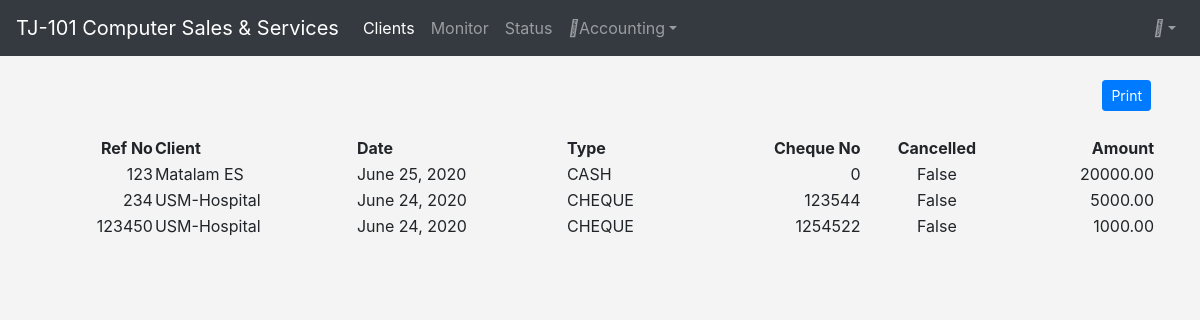
/collection/, run on an earlier commit of the app's database.
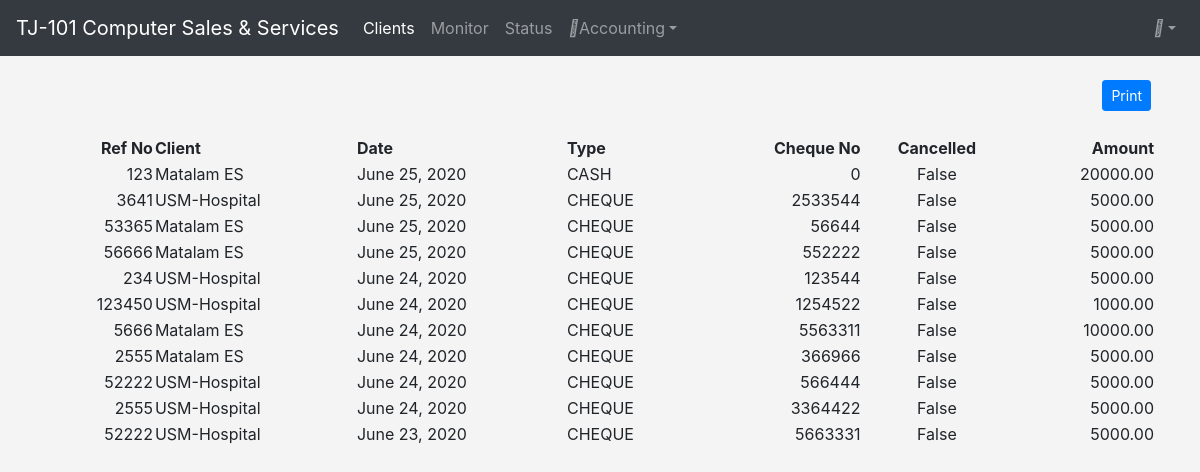
And on a later commit of the database.
### client/models.py (models this page shows, shortened)
class Payment(models.Model):
    CASH = 'CASH'
    CHEQUE = 'CHEQUE'
    OTHERS = 'OTHERS'
    TYPE = (
        (CASH, 'Cash'), (CHEQUE, 'Cheque'), (OTHERS, 'Others'),
    )
    receipt_no = models.IntegerField()
    receipt_date = models.DateField(auto_now=False)
    receipt_date_01 = models.DateField(auto_now_add=True)
    receipt_amount = models.DecimalField(max_digits=15, decimal_places=2)
    receipt_cancelled = models.BooleanField(default=False)
    receipt_type = models.CharField(max_length=6, choices=TYPE, default=CASH)
    receipt_cheque_no = models.IntegerField()
    receipt_note = models.CharField(max_length=254)
    bill = models.ForeignKey(Bill, on_delete=models.CASCADE, related_name='payments')
    updated_by = models.ForeignKey(User, on_delete=models.CASCADE, related_name='payment_users')
    class Meta:
        indexes = [models.Index(fields=['receipt_date'])]
        ordering = ['-receipt_date']
        verbose_name = 'Payment'
        verbose_name_plural = 'Payments'

class Bill(models.Model):
    bill_no = models.IntegerField()
    bill_date = models.DateField(auto_now=False)
    bill_period_01 = models.DateField(auto_now=False)
    bill_period_02 = models.DateField(auto_now=False)
    bill_amount = models.DecimalField(max_digits=15, decimal_places=2, default=0)
    bill_note  = models.CharField(max_length=254)
    bill_cancelled = models.BooleanField(default=False)
    client = models.ForeignKey(Client, on_delete=models.CASCADE, related_name='bills')
    updated_by = models.ForeignKey(User, on_delete=models.CASCADE, related_name='bill_users')
    class Meta:
        indexes = [models.Index(fields=['bill_date'])]
        ordering = ['-bill_date']
        verbose_name = 'billing'
        verbose_name_plural = 'billings'

class Client(models.Model):
    client_no       = models.CharField(max_length=50)
    client_name     = models.CharField(max_length=150)
    client_address  = models.CharField(max_length=200)
    client_email    = models.CharField(max_length=100)
    client_registered = models.DateField(auto_now_add=False)
    client_active   = models.BooleanField(default=False)
    client_ip       = models.CharField(default="", max_length=20)
    client_contact  = models.CharField(default="", max_length=50)
    client_contact_person = models.CharField(default="", max_length=100)
    class Meta:
        indexes = [models.Index(fields=['client_name', 'client_no'])]
        ordering = ('client_name', 'client_no')
        verbose_name = 'client'
        verbose_name_plural = 'clients'
    def __str__(self):
        return  self.client_name

### collection/views.py (the view)
# urls.py: path('', views.collections, name='collections'),
def collections(request):
    payments = Payment.objects.all()
    return render(request, 'collection/collections.html', {'collections':payments})

### templates/collection/collections.html (shortened to what this page needs)
{% extends "base/base.html" %}
{% block content %}
    {% include 'base/navbar.html' %}
    <div class="container mt-4">
        <div class="row">
            <div class='col-12 float-right'>
                <button class='btn btn-sm btn-primary mx-1 float-right'>Print</button>
            </div>
        </div>
        <div class="row mt-4">
            <div class="col">
                <div class="table-responsive">
                    <table class="display" id="tbl_collections" width="100%" cellspacing="0">
                        <thead class="thead-light">
                            <tr>
                                <th class="text-right">Ref No</th>
                                <th>Client</th>
                                <th>Date</th>
                                <th>Type</th>
                                <th class="text-right">Cheque No</th>
                                <th class="text-center">Cancelled</th>
                                <th class="text-right">Amount</th>
                            </tr>
                        </thead>
                        <tbody>
                            {% for payment in collections %}
                                <tr>
                                    <td class="text-right">{{payment.receipt_no}}</td>
                                    <td>{{payment.bill.client}}</td>
                                    <td>{{payment.receipt_date}}</td>
                                    <td>{{payment.receipt_type}}</td>
                                    <td class="text-right">{{payment.receipt_cheque_no}}</td>
                                    <td class="text-center">{{payment.receipt_cancelled}}</td>
                                    <td class="text-right">{{payment.receipt_amount}}</td>
                                </tr>
                            {% empty %}
                                <tr>
                                    <td colspan="7" class="text-center bg-warning">No bills</td>
                                </tr>
                            {% endfor %}
                        </tbody>
                    </table>
            </div>
            </div>
        </div>
    </div>
{% endblock content %}

### templates/base/base.html (shortened to what this page needs)
{% load static %}
<!doctype html>
<html lang="en">
  <head>
    <link href="https://stackpath.bootstrapcdn.com/font-awesome/4.7.0/css/font-awesome.min.css" rel="stylesheet">
    <link rel="stylesheet" href="https://stackpath.bootstrapcdn.com/bootstrap/4.4.1/css/bootstrap.min.css">
    <link rel="stylesheet" type="text/css" href="https://cdn.datatables.net/1.10.21/css/jquery.dataTables.css">
    <link rel="stylesheet" href="{% static 'css/style.css' %}" />
  </head>
  <body>
    {% block content %}
    {% endblock content %}
  </body>
</html>

### templates/base/navbar.html (shortened to what this page needs)
<nav class="sb-topnav navbar navbar-expand navbar-dark bg-dark">
    <a class="navbar-brand" href="{% url 'client:clients' %}">TJ-101 Computer Sales & Services</a>
    <div class="collapse navbar-collapse" id="navbarNavAltMarkup">
      <div class="navbar-nav">
        <a class="nav-item nav-link active" href="{% url 'client:clients' %}">Clients <span class="sr-only">(current)</span></a>
        <a class="nav-item nav-link" href="{% url 'client:monitor_client' %}">Monitor</a>
        <a class="nav-item nav-link" href="{% url 'client:statuses' %}">Status</a>
        {% include 'base/navbar-accounting.html' %}
      </div>
    </div>
    {% include 'base/navbar-user.html' %}
</nav>

### templates/base/navbar-accounting.html (shortened to what this page needs)
<ul class="navbar-nav ml-auto ml-md-0">
    <li class="nav-item dropdown">
        <a class="nav-link dropdown-toggle" id="userDropdown" href="#" role="button" data-toggle="dropdown" aria-haspopup="true" aria-expanded="false"><i class="fas fa-user fa-fw"></i>Accounting</a>
    </li>
  </ul>

### templates/base/navbar-user.html (shortened to what this page needs)
<ul class="navbar-nav ml-auto ml-md-0">
    <li class="nav-item dropdown">
        <a class="nav-link dropdown-toggle" id="userDropdown" href="#" role="button" data-toggle="dropdown" aria-haspopup="true" aria-expanded="false"><i class="fas fa-user fa-fw"></i>{{user.username}}</a>
    </li>
  </ul>

### static/css/style.css (style rules this page uses)
body { background-color: #f4f4f4; }

What changed in the data, as far as the page shows it:
added Payment: receipt_no "3641", bill.client "USM-Hospital", receipt_date "June 25, 2020", receipt_type "CHEQUE", receipt_cheque_no "2533544", receipt_cancelled "False", receipt_amount "5000.00"
added Payment: receipt_no "53365", bill.client "Matalam ES", receipt_date "June 25, 2020", receipt_type "CHEQUE", receipt_cheque_no "56644", receipt_cancelled "False", receipt_amount "5000.00"
added Payment: receipt_no "56666", bill.client "Matalam ES", receipt_date "June 25, 2020", receipt_type "CHEQUE", receipt_cheque_no "552222", receipt_cancelled "False", receipt_amount "5000.00"
added Payment: receipt_no "5666", bill.client "Matalam ES", receipt_date "June 24, 2020", receipt_type "CHEQUE", receipt_cheque_no "5563311", receipt_cancelled "False", receipt_amount "10000.00"
added Payment: receipt_no "2555", bill.client "Matalam ES", receipt_date "June 24, 2020", receipt_type "CHEQUE", receipt_cheque_no "366966", receipt_cancelled "False", receipt_amount "5000.00"
added Payment: receipt_no "52222", bill.client "USM-Hospital", receipt_date "June 24, 2020", receipt_type "CHEQUE", receipt_cheque_no "566444", receipt_cancelled "False", receipt_amount "5000.00"
added Payment: receipt_no "2555", bill.client "USM-Hospital", receipt_date "June 24, 2020", receipt_type "CHEQUE", receipt_cheque_no "3364422", receipt_cancelled "False", receipt_amount "5000.00"
added Payment: receipt_no "52222", bill.client "USM-Hospital", receipt_date "June 23, 2020", receipt_type "CHEQUE", receipt_cheque_no "5663331", receipt_cancelled "False", receipt_amount "5000.00"
